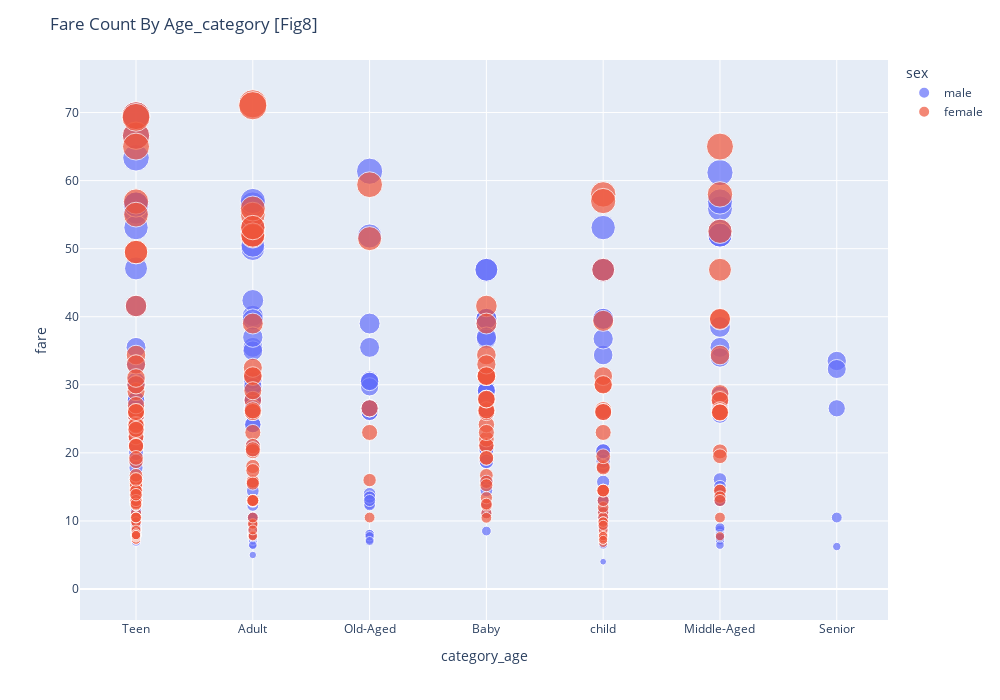

The code cell stored with this chart in its notebook:
### Markdown cell above
## 3. Which Pay More Fare Check by Age_Category Using Plotly

### Code cell
import plotly.express as px

# Fig Size 
plt.figure(figsize=(20,9))
# Assuming you've loaded the penguins dataset into a DataFrame named df

fig = px.scatter(df, x='category_age', y="fare" , size = "fare" ,color='sex' , height=700 , width= 1000)
fig.update_layout(barmode='group' , title="Fare Count By Age_category [Fig8]")  # Adjusts the layout to group bars for each sex

fig.show()

### Figure 1 — Plotly figure (JSON) as saved in the notebook; plotly's stock layout.template omitted (floating-point values rounded to 4 significant figures; data arrays with more than 128 entries replaced by an {"elided": "..."} marker saying what was removed)
{"data": [{"hovertemplate": "sex=male<br>category_age=%{x}<br>fare=%{marker.size}<extra></extra>", "legendgroup": "male", "marker": {"color": "#636efa", "size": {"elided": "436 float values"}, "sizemode": "area", "sizeref": 0.1782, "symbol": "circle"}, "mode": "markers", "name": "male", "orientation": "v", "showlegend": true, "type": "scatter", "x": {"elided": "436 str values"}, "xaxis": "x", "y": {"elided": "436 float values"}, "yaxis": "y"}, {"hovertemplate": "sex=female<br>category_age=%{x}<br>fare=%{marker.size}<extra></extra>", "legendgroup": "female", "marker": {"color": "#EF553B", "size": {"elided": "229 float values"}, "sizemode": "area", "sizeref": 0.1782, "symbol": "circle"}, "mode": "markers", "name": "female", "orientation": "v", "showlegend": true, "type": "scatter", "x": {"elided": "229 str values"}, "xaxis": "x", "y": {"elided": "229 float values"}, "yaxis": "y"}], "layout": {"barmode": "group", "height": 700, "legend": {"itemsizing": "constant", "title": {"text": "sex"}, "tracegroupgap": 0}, "margin": {"t": 60}, "title": {"text": "Fare Count By Age_category [Fig8]"}, "width": 1000, "xaxis": {"anchor": "y", "domain": [0, 1], "title": {"text": "category_age"}}, "yaxis": {"anchor": "x", "domain": [0, 1], "title": {"text": "fare"}}}}
